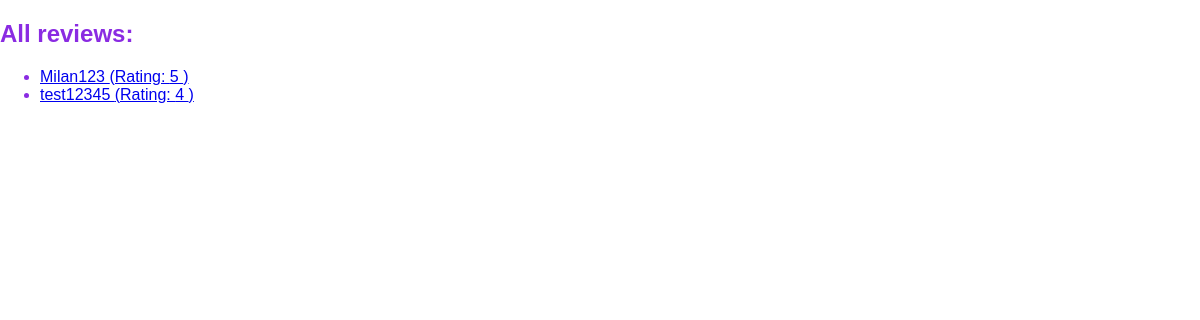
/reviews, run on an earlier commit of the app's database.
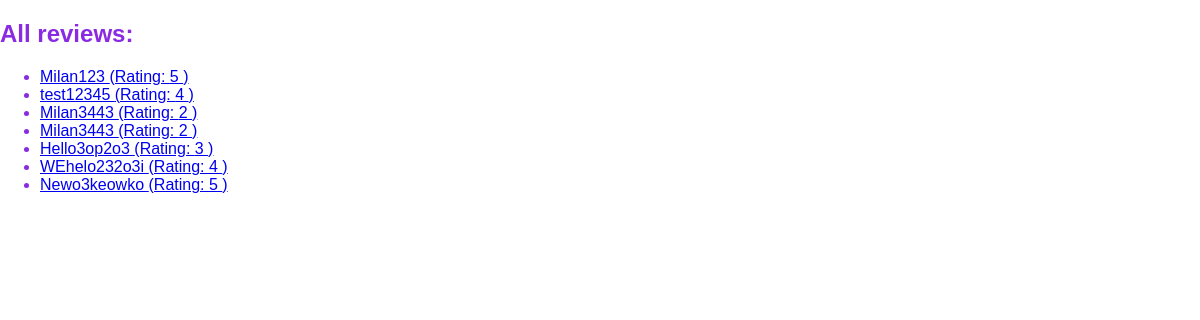
And on a later commit of the database.
### reviews/models.py (models this page shows)
class Review(models.Model):
    user_name = models.CharField(max_length=100)
    review_text = models.TextField()
    rating = models.IntegerField()

### reviews/views.py (the view)
# urls.py: path("reviews", views.ReviewsList.as_view(), name="review-list"),
class ReviewsList(ListView):
    template_name = "reviews/review_list.html"
    model = Review
    context_object_name = "reviews"  # default object_list

### reviews/templates/reviews/review_list.html (shortened to what this page needs)
{% extends "reviews/base.html" %}
{% block content %}
    <h2>All reviews:</h2>
    <ul>
        {% for review in reviews  %}
            <li><a href="{% url "single_review" review.id %}">{{ review.user_name }} (Rating: {{review.rating}} )</a></li>
        {% endfor %}
    </ul>
{% endblock content %}

### reviews/templates/reviews/base.html (shortened to what this page needs)
{% load static %}
<!DOCTYPE html>
<html lang="en">
<head>
    <link rel="stylesheet" href="{% static "reviews/styles.css" %}">
</head>
<body>
    {% block content %}{% endblock content %}
</body>
</html>

### reviews/static/reviews/styles.css (style rules this page uses)
body { font-family: sans-serif; color: blueviolet; margin: 0; }

What changed in the data, as far as the page shows it:
added Review: user_name "Milan3443", rating "2"
added Review: user_name "Milan3443", rating "2"
added Review: user_name "Hello3op2o3", rating "3"
added Review: user_name "WEhelo232o3i", rating "4"
added Review: user_name "Newo3keowko", rating "5"
